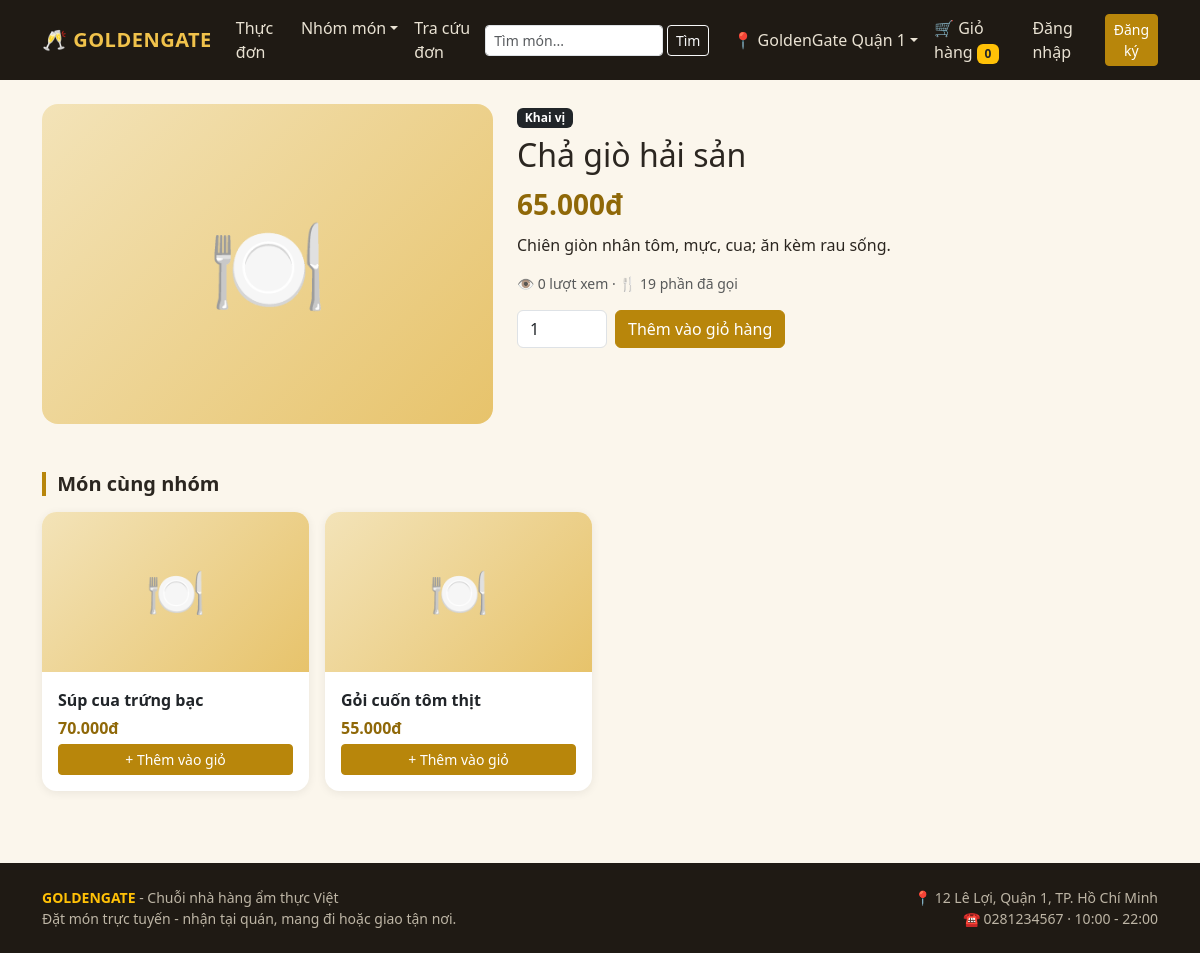
/index.php?action=detail&id=2, run on the app's committed database.
### tables this page shows
CREATE TABLE chinhanh (
  id INT AUTO_INCREMENT PRIMARY KEY,
  tenchinhanh VARCHAR(100) NOT NULL,
  diachi VARCHAR(255) NOT NULL,
  sodienthoai VARCHAR(15) DEFAULT NULL,
  giomocua TIME NOT NULL DEFAULT '10:00:00',
  giodongcua TIME NOT NULL DEFAULT '22:00:00',
  trangthai TINYINT NOT NULL DEFAULT 1
);

CREATE TABLE nhomon (
  id INT AUTO_INCREMENT PRIMARY KEY,
  tennhom VARCHAR(50) NOT NULL
);

CREATE TABLE monan (
  id INT AUTO_INCREMENT PRIMARY KEY,
  tenmon VARCHAR(255) NOT NULL,
  mota TEXT,
  giaban DECIMAL(12,0) NOT NULL DEFAULT 0,
  hinhanh VARCHAR(255) DEFAULT NULL,
  nhom_id INT NOT NULL,
  luotxem INT NOT NULL DEFAULT 0,
  luotgoi INT NOT NULL DEFAULT 0,
  trangthai TINYINT NOT NULL DEFAULT 1,
  FOREIGN KEY (nhom_id) REFERENCES nhomon(id)
);

### core/helpers.php (called while the page is built, shortened)
<?php
function cfg($key) { return $GLOBALS['config'][$key] ?? null; }
function e($s) { return htmlspecialchars((string)$s, ENT_QUOTES, 'UTF-8'); }
function money($n) { return number_format((float)$n, 0, ',', '.') . 'đ'; }
function current_user() {
    $u = $_SESSION['user'] ?? null;
    return (is_array($u) && isset($u['id'], $u['hoten'], $u['loai'])) ? $u : null;
}
function img_url($name) { return $name ? '../uploads/monan/' . rawurlencode($name) : null; }

### core/bootstrap.php (called while the page is built, shortened)
<?php
spl_autoload_register(function ($class) {
    $f = ROOT . '/model/' . strtolower($class) . '.php';
});
require_once ROOT . '/core/helpers.php';

### model/db.php (called while the page is built, shortened)
<?php
class DB {
    private static $pdo = null;
    public static function pdo() {
        if (!self::$pdo) {
            $c = cfg('db');
            $dsn = "mysql:host={$c['host']};port={$c['port']};dbname={$c['name']};charset=utf8mb4";
            self::$pdo = new PDO($dsn, $c['user'], $c['pass'], [
                PDO::ATTR_ERRMODE => PDO::ERRMODE_EXCEPTION,
                PDO::ATTR_DEFAULT_FETCH_MODE => PDO::FETCH_ASSOC,
                PDO::ATTR_EMULATE_PREPARES => false,
            ]);
            self::$pdo->exec("SET time_zone = '+07:00'");
        }
        return self::$pdo;
    }
    public static function all($sql, $p = []) { $s = self::pdo()->prepare($sql); $s->execute($p); return $s->fetchAll(); }
    public static function one($sql, $p = []) { $s = self::pdo()->prepare($sql); $s->execute($p); $r = $s->fetch(); return $r ?: null; }
    public static function exec($sql, $p = []) { $s = self::pdo()->prepare($sql); $s->execute($p); return $s->rowCount(); }
}

### model/chinhanh.php (called while the page is built, shortened)
<?php
class ChiNhanh {
    public static function dangHoatDong() { return DB::all("SELECT * FROM chinhanh WHERE trangthai=1 ORDER BY id"); }
    public static function laySo($id) { return DB::one("SELECT * FROM chinhanh WHERE id=?", [(int)$id]); }
}

### model/giohang.php (called while the page is built, shortened)
<?php
class GioHang {
    public static function raw() { return $_SESSION['giohang'] ?? []; }
    public static function dem() { return array_sum(self::raw()); }
}

### model/monan.php (called while the page is built, shortened)
<?php
class MonAn {
    public static function layTheoChiNhanh($cn, $nhom = null, $q = null) {
        $sql = self::SEL . " WHERE m.trangthai = 1 AND mc.conphucvu = 1";
        $p = [(int)$cn];
        if ($nhom) { $sql .= " AND m.nhom_id = ?"; $p[] = (int)$nhom; }
        $sql .= " ORDER BY m.nhom_id, m.luotgoi DESC, m.id";
        return DB::all($sql, $p);
    }
    public static function layTheoId($id, $cn) {
        return DB::one(self::SEL . " WHERE m.id = ?", [(int)$cn, (int)$id]);
    }
}

### public/inc/top.php (the view, shortened to what this page needs)
<?php require_once __DIR__ . '/card.php'; ?>
<!DOCTYPE html>
<html lang="vi">
<head>
  <link href="https://cdn.jsdelivr.net/npm/bootstrap@5.3.3/dist/css/bootstrap.min.css" rel="stylesheet">
  <link href="assets/gg.css" rel="stylesheet">
</head>
<body>
<nav class="navbar navbar-expand-lg navbar-gg navbar-dark sticky-top">
  <div class="container">
    <a class="navbar-brand" href="index.php">🥂 GOLDENGATE</a>
    <div class="collapse navbar-collapse" id="nav">
      <ul class="navbar-nav me-auto">
        <li class="nav-item"><a class="nav-link" href="index.php">Thực đơn</a></li>
        <li class="nav-item dropdown">
          <a class="nav-link dropdown-toggle" href="#" data-bs-toggle="dropdown">Nhóm món</a>
        </li>
        <li class="nav-item"><a class="nav-link" href="index.php?action=tracuu">Tra cứu đơn</a></li>
      </ul>
      <form class="d-flex me-3" method="get" action="index.php">
        <input class="form-control form-control-sm me-1" name="q" placeholder="Tìm món..." value="<?= e($_GET['q'] ?? '') ?>">
        <button class="btn btn-sm btn-outline-light">Tìm</button>
      </form>
      <ul class="navbar-nav align-items-lg-center">
        <li class="nav-item dropdown">
          <a class="nav-link dropdown-toggle" href="#" data-bs-toggle="dropdown">📍 <?= e($cb['tenchinhanh'] ?? 'Chọn chi nhánh') ?></a>
        </li>
        <li class="nav-item"><a class="nav-link" href="index.php?action=giohang">🛒 Giỏ hàng <span class="badge bg-warning text-dark"><?= (int)$soGio ?></span></a></li>
        <?php if ($user): ?>
          <li class="nav-item dropdown">
            <a class="nav-link dropdown-toggle" href="#" data-bs-toggle="dropdown">👤 <?= e($user['hoten']) ?></a>
            <ul class="dropdown-menu dropdown-menu-end">
              <li><a class="dropdown-item" href="index.php?action=donhang">Đơn hàng của tôi</a></li>
              <?php if ((int)$user['loai'] <= 2): ?><li><a class="dropdown-item" href="../admin/index.php">Trang quản trị</a></li><?php endif; ?>
              <li><hr class="dropdown-divider"></li>
              <li><a class="dropdown-item" href="index.php?action=dangxuat">Đăng xuất</a></li>
            </ul>
          </li>
        <?php else: ?>
          <li class="nav-item"><a class="nav-link" href="index.php?action=dangnhap">Đăng nhập</a></li>
          <li class="nav-item"><a class="btn btn-sm btn-gg ms-lg-2" href="index.php?action=dangky">Đăng ký</a></li>
        <?php endif; ?>
      </ul>
    </div>
  </div>
</nav>
<main class="container py-4">

### public/detail.php (shortened to what this page needs)
<?php include 'inc/top.php'; $img = img_url($m['hinhanh']); $ton = (int)$m['soluongton']; ?>
<div class="row g-4">
  <div class="col-md-5">
    <?php if ($img): ?><img src="<?= e($img) ?>" class="img-fluid rounded-4 shadow-sm" alt="<?= e($m['tenmon']) ?>">
    <?php else: ?><div class="mon-ph rounded-4" style="height:320px;font-size:6rem">🍽️</div><?php endif; ?>
  </div>
  <div class="col-md-7">
    <span class="badge bg-dark mb-2"><?= e($m['tennhom']) ?></span>
    <h2><?= e($m['tenmon']) ?></h2>
    <div class="fs-3 price mb-2"><?= money($m['giaban']) ?></div>
    <p><?= nl2br(e($m['mota'])) ?></p>
    <p class="text-muted small">👁 <?= (int)$m['luotxem'] ?> lượt xem · 🍴 <?= (int)$m['luotgoi'] ?> phần đã gọi</p>
    <?php if (!$m['conphucvu']): ?>
      <div class="alert alert-warning">Chi nhánh <?= e($cb['tenchinhanh']) ?> hiện không phục vụ món này. Hãy chọn chi nhánh khác.</div>
    <?php elseif ($ton <= 0): ?>
      <div class="alert alert-secondary">Món này tạm hết tại chi nhánh đang chọn.</div>
    <?php else: ?>
      <form method="post" action="index.php" class="d-flex gap-2 align-items-center">
        <input type="number" name="soluong" value="1" min="1" max="<?= min(20, $ton) ?>" class="form-control" style="width:90px">
        <button class="btn btn-gg">Thêm vào giỏ hàng</button>
      </form>
    <?php endif; ?>
  </div>
</div>
<?php if ($cungNhom): ?>
  <h5 class="section-title mt-5 mb-3">Món cùng nhóm</h5>
  <div class="row g-3"><?php foreach ($cungNhom as $x) echo card_mon($x, $here); ?></div>
<?php endif; ?>
<?php include 'inc/bottom.php'; ?>

### public/inc/card.php (shortened to what this page needs)
<?php
function card_mon($m, $here, $lyDo = null) {
    $img = img_url($m['hinhanh']);
    $ton = (int)($m['soluongton'] ?? 0);
    ob_start(); ?>
    <div class="col-6 col-md-4 col-lg-3">
      <div class="card card-mon">
        <a href="index.php?action=detail&id=<?= (int)$m['id'] ?>" class="text-decoration-none">
          <?php if ($img): ?><img class="mon-img" src="<?= e($img) ?>" alt="<?= e($m['tenmon']) ?>">
          <?php else: ?><div class="mon-ph">🍽️</div><?php endif; ?>
        </a>
        <div class="card-body d-flex flex-column">
          <a href="index.php?action=detail&id=<?= (int)$m['id'] ?>" class="text-dark text-decoration-none fw-semibold"><?= e($m['tenmon']) ?></a>
          <div class="price my-1"><?= money($m['giaban']) ?></div>
          <div class="mt-auto">
            <?php if ($ton <= 0): ?>
              <button class="btn btn-secondary btn-sm w-100" disabled>Tạm hết</button>
            <?php else: ?>
              <form method="post" action="index.php">
                <button class="btn btn-gg btn-sm w-100">+ Thêm vào giỏ</button>
              </form>
            <?php endif; ?>
          </div>
        </div>
      </div>
    </div>
    <?php return ob_get_clean();
}

### public/inc/bottom.php (shortened to what this page needs)
</main>
<footer class="py-4 mt-5">
  <div class="container small">
    <div class="row">
      <div class="col-md-6"><strong class="text-warning">GOLDENGATE</strong> - Chuỗi nhà hàng ẩm thực Việt<br>Đặt món trực tuyến - nhận tại quán, mang đi hoặc giao tận nơi.</div>
      <div class="col-md-6 text-md-end">
        <?php if (!empty($cb)): ?>📍 <?= e($cb['diachi']) ?><br>☎ <?= e($cb['sodienthoai']) ?> · <?= substr($cb['giomocua'], 0, 5) ?> - <?= substr($cb['giodongcua'], 0, 5) ?><?php endif; ?>
      </div>
    </div>
  </div>
</footer>
</body>
</html>

### public/assets/gg.css (style rules this page uses)
:root { --gg-gold:#b8860b; --gg-gold-d:#8f6808; --gg-dark:#1f1a14; --gg-cream:#fbf6ec; }
body { background: var(--gg-cream); color:#2b2620; }
.navbar-gg { background: var(--gg-dark); }
.navbar-gg .navbar-brand { color: #f0c24b; font-weight:700; letter-spacing:.5px; }
.navbar-gg .nav-link, .navbar-gg .btn-link { color:#e9e2d3; }
.btn-gg { background: var(--gg-gold); border-color: var(--gg-gold); color:#fff; }
.card-mon { border:0; border-radius:.9rem; box-shadow:0 2px 10px rgba(0,0,0,.07); transition: transform .15s; height:100%; }
.mon-ph { height:160px; border-radius:.9rem .9rem 0 0; display:flex; align-items:center; justify-content:center; font-size:3rem; background: linear-gradient(135deg,#f3e3b8,#e7c36b); }
.price { color: var(--gg-gold-d); font-weight:700; }
.section-title { border-left:4px solid var(--gg-gold); padding-left:.7rem; font-weight:700; }
footer { background: var(--gg-dark); color:#bdb5a5; }

### data on the page
chinhanh: tenchinhanh "GoldenGate Quận 1", diachi "12 Lê Lợi, Quận 1, TP. Hồ Chí Minh", sodienthoai "0281234567", giomocua "10:00", giodongcua "22:00"
nhomon: tennhom "Khai vị"
monan: tenmon "Chả giò hải sản", giaban "65.000đ", mota "Chiên giòn nhân tôm, mực, cua; ăn kèm rau sống.", luotxem "0", luotgoi "19"
monan: tenmon "Súp cua trứng bạc", giaban "70.000đ"
monan: tenmon "Gỏi cuốn tôm thịt", giaban "55.000đ"

### other printed values
$soGio "0"
